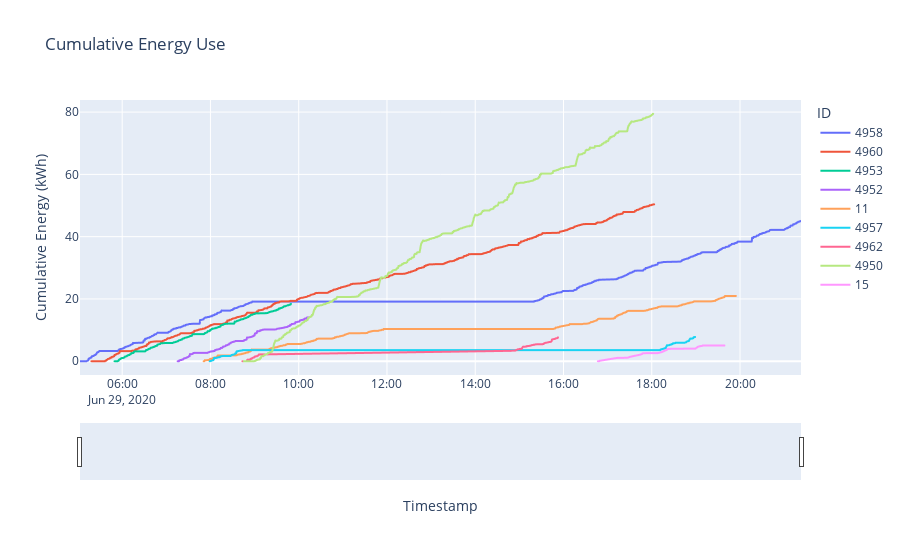

Write notebook code for a chart like this one.
### Code cell
fig = px.line(june_29_kinematics_df, x="Timestamp", y="Cumulative Energy (kWh)", title="Cumulative Energy Use", line_group="ID", color="ID", hover_name="ID")

fig.update_xaxes(rangeslider_visible=True)
